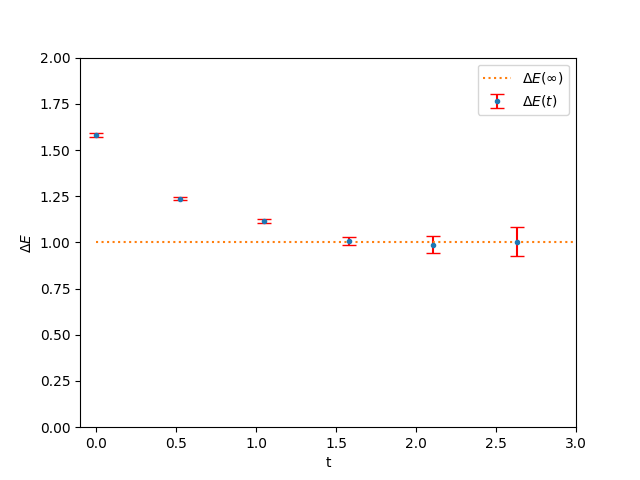

Recreate this plot in Python.
import numpy as np
import matplotlib.pyplot as plt
from Harmonic_MC import MCAverage, DeltaE

a = 0.5 #lattice spacing
N = 20 #lattice sites
T = a*N #total time
t= np.linspace(0,T,N) #time axis
epsilon = 1.4#range for updating x
N_cor =20 #Number of discarded updates before any evaluation of G3
N_cf = 10000 #total number of configurations averaged

#Computes the function G3 which has cubic sources and wells
def getG3 (x,n):
    G=0
    for j in range (N):
        G+=(x[j])**3*(x[(j+n)%N])**3
    return G/N


g = np.zeros((N_cf,N))
G3, G3_errors= MCAverage(g,N,epsilon,N_cor,N_cf,f=getG3)# MC average and statistical error of G3

#Compute the energy gap at time tn for each n and the corresponding statistical error
dE3,deltaE3 = DeltaE(G3,G3_errors,N_cf) #energy gap


fig = plt.figure()
l1 = plt.errorbar(t,dE3, yerr= deltaE3, ecolor = 'r', capsize=5, label=r'$\Delta E (t)$', marker = '.', linestyle = 'none') #numerical value
l2 = plt.plot(t,np.ones(N), label = r'$\Delta E(\infty)$', linestyle = 'dotted') #exact asymptotic value
plt.axis([-0.1,3,0,2])
plt.xlabel('t')
plt.ylabel('$\Delta E$')
plt.legend(loc='upper right')
plt.show()
